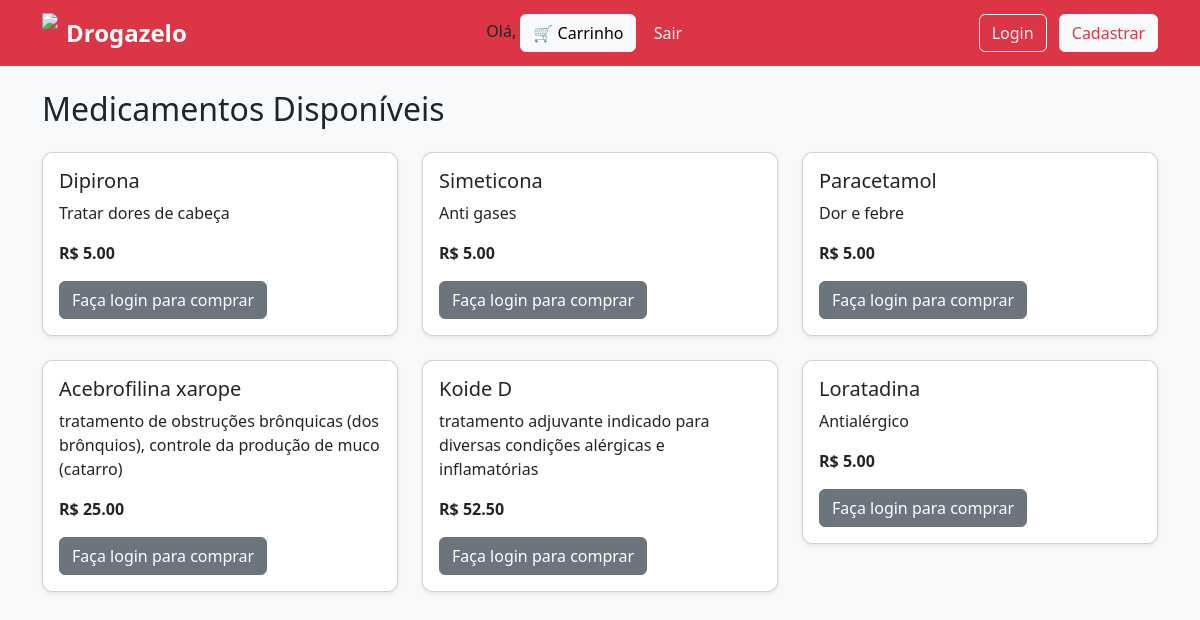
The app's page /, older data.
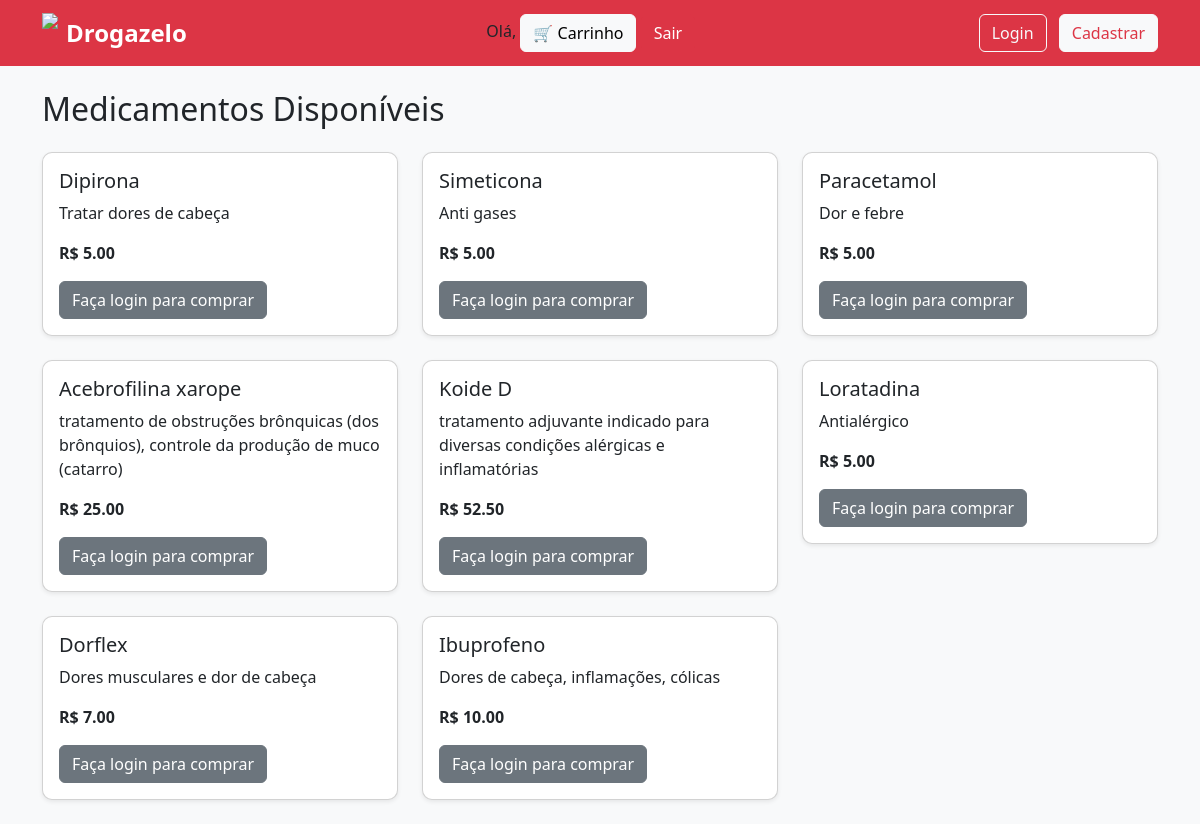
The same page, newer data.
### produtos/models.py (models this page shows, shortened)
class Produto(models.Model):
    nome = models.CharField(max_length=100)
    descricao = models.TextField()
    preco = models.DecimalField(max_digits=8, decimal_places=2)
    estoque = models.IntegerField()

### produtos/views.py (the view)
# urls.py: path('', lista_produtos, name='lista_produtos'),
def lista_produtos(request):
    produtos = Produto.objects.all()
    return render(request, 'produtos/lista.html', {'produtos': produtos})

### templates/produtos/lista.html
{% extends 'base.html' %}
{% block conteudo %}
<h2 class="mb-4">Medicamentos Disponíveis</h2>
<div class="row">
  {% for produto in produtos %}
    <div class="col-md-4">
      <div class="card mb-4 shadow-sm">
        <div class="card-body">
          <h5 class="card-title">{{ produto.nome }}</h5>
          <p class="card-text">{{ produto.descricao }}</p>
          <p class="fw-bold">R$ {{ produto.preco }}</p>
          {% if user.is_authenticated %}
            <div class="d-flex gap-2">
              <a href="/adicionar/{{ produto.id }}/" class="btn btn-outline-danger">
                Adicionar ao carrinho
              </a>
              <a href="/comprar/{{ produto.id }}/" class="btn btn-danger">
                Comprar
              </a>
            </div>
          {% else %}
            <a href="/login/" class="btn btn-secondary">
              Faça login para comprar
            </a>
          {% endif %}
        </div>
      </div>
    </div>
  {% empty %}
    <p>Nenhum produto cadastrado.</p>
  {% endfor %}
</div>
{% endblock %}

### templates/base.html (shortened to what this page needs)
{% load static %}
<!DOCTYPE html>
<html lang="pt-br">
<head>
    <link href="https://cdn.jsdelivr.net/npm/bootstrap@5.3.2/dist/css/bootstrap.min.css" rel="stylesheet">
    <link rel="stylesheet" href="{% static 'css/style.css' %}">
</head>
<body>
<nav class="navbar navbar-expand-lg navbar-dark bg-danger">
  <div class="container">
    <a class="navbar-brand d-flex align-items-center" href="/">
        <img src="{% static 'images/logo.png' %}" height="40" class="me-2">
        Drogazelo
    </a>
<div class="topo">
  <span>Olá, {{ user.username }}</span>
  <a href="{% url 'ver_carrinho' %}" class="btn btn-light">
      🛒 Carrinho
  </a>
  <a href="{% url 'logout' %}" class="btn btn-danger">Sair</a>
</div>
    <div>
    {% if user.is_authenticated %}
        <span class="text-white me-3">
            Olá, {{ user.username }}
        </span>
        <a href="/logout/" class="btn btn-outline-light">Sair</a>
    {% else %}
        <a href="/login/" class="btn btn-outline-light me-2">Login</a>
        <a href="/cadastro/" class="btn btn-light text-danger">Cadastrar</a>
    {% endif %}
</div>
  </div>
</nav>
<div class="container mt-4">
    {% block conteudo %}{% endblock %}
</div>
</body>
</html>

### static/css/style.css (style rules this page uses)
body { background-color: #f8f9fa; }
.navbar-brand { font-weight: bold; font-size: 1.5rem; }
.card { border-radius: 10px; }

Row changes from the older to the newer data that the page shows:
added Produto: nome "Dorflex", descricao "Dores musculares e dor de cabeça", preco "7.00"
added Produto: nome "Ibuprofeno", descricao "Dores de cabeça, inflamações, cólicas", preco "10.00"
